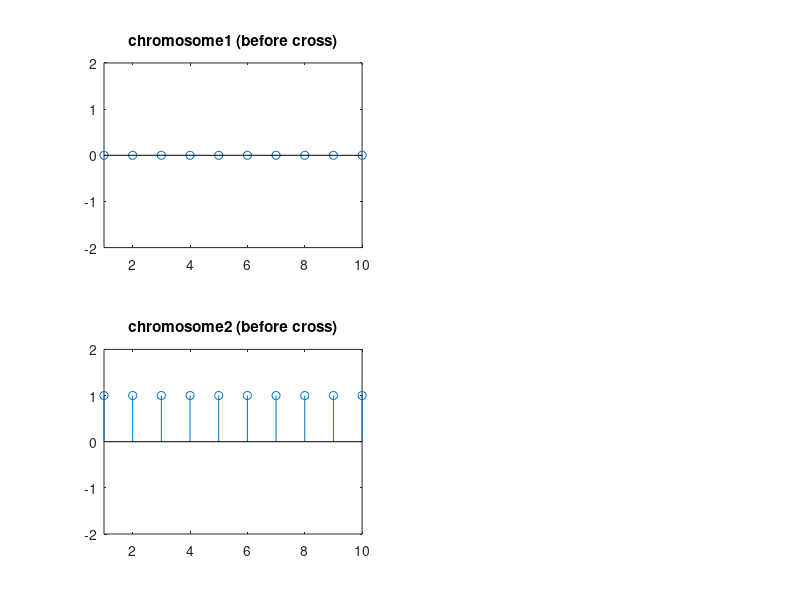

MATLAB code to generate this figure: (Note: this script raises an error after producing the figure.)
%%%%%%%%%%%%%%%%%%%%%%%%%%%%%%%%%%%%%%%%%%%%%%%%%%%%%%%%%%%%%%%%%%%%%%%%%%
% 
%   Alp Sayin - alpsayin[at]alpsayin[dot]com - https://alpsayin.com
%   Matlab Genetic Algorithm
%   Spring 2012
% 
%%%%%%%%%%%%%%%%%%%%%%%%%%%%%%%%%%%%%%%%%%%%%%%%%%%%%%%%%%%%%%%%%%%%%%%%%%

clear
close all

chromosome1 = zeros(1,10);
chromosome2 = ones(1,10);

v = [1 10 -2 2];
subplot(2,2,1)
stem(chromosome1)
axis(v)
title('chromosome1 (before cross)')
subplot(2,2,3)
stem(chromosome2)
axis(v)
title('chromosome2 (before cross)')

newChromosomePair = Cross(chromosome1, chromosome2);

subplot(2,2,2)
stem(newChromosomePair(1,:))
axis(v)
title('chromosome1 (after cross)')
subplot(2,2,4)
stem(newChromosomePair(2,:))
axis(v)
title('chromosome2 (after cross)')
